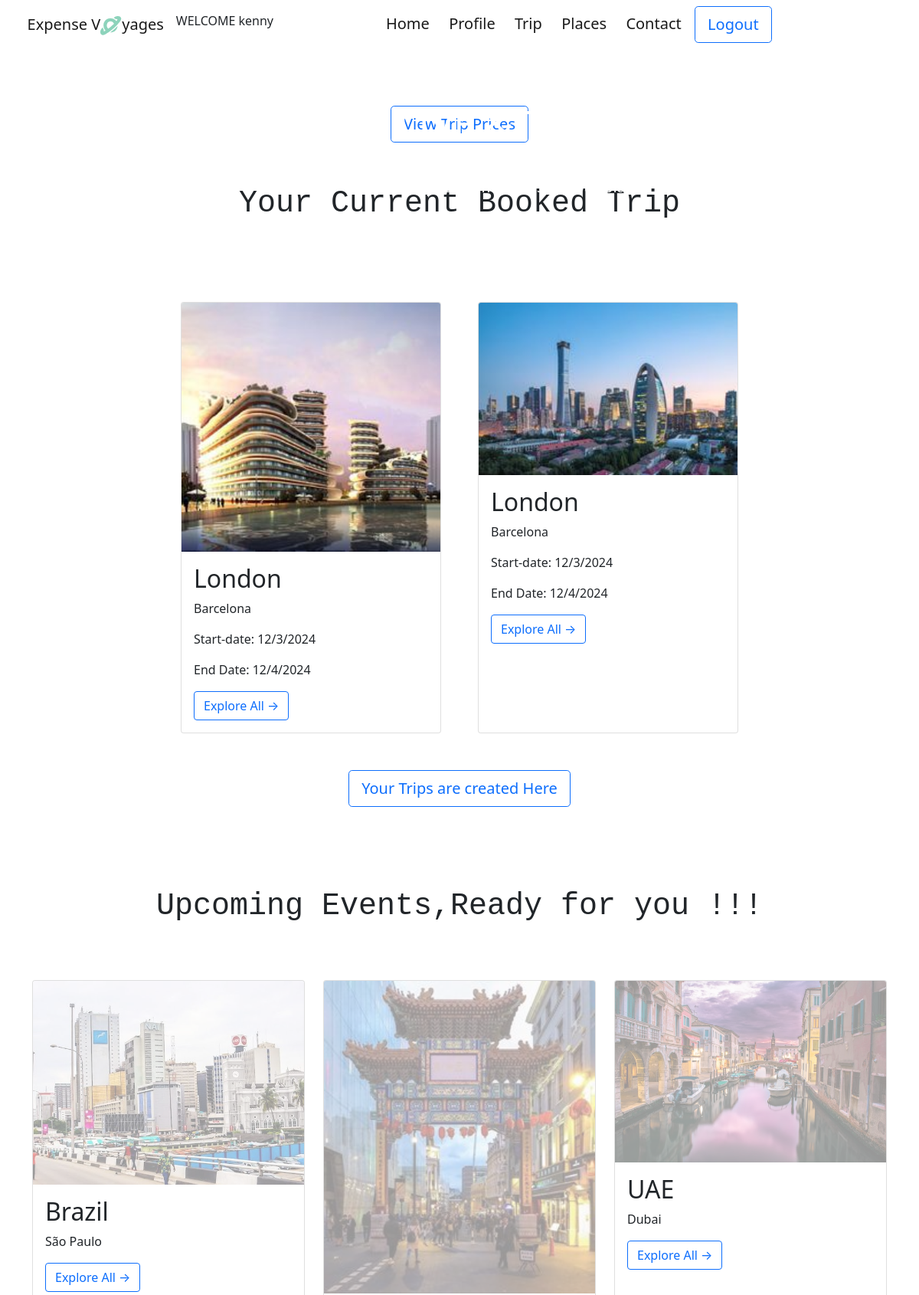
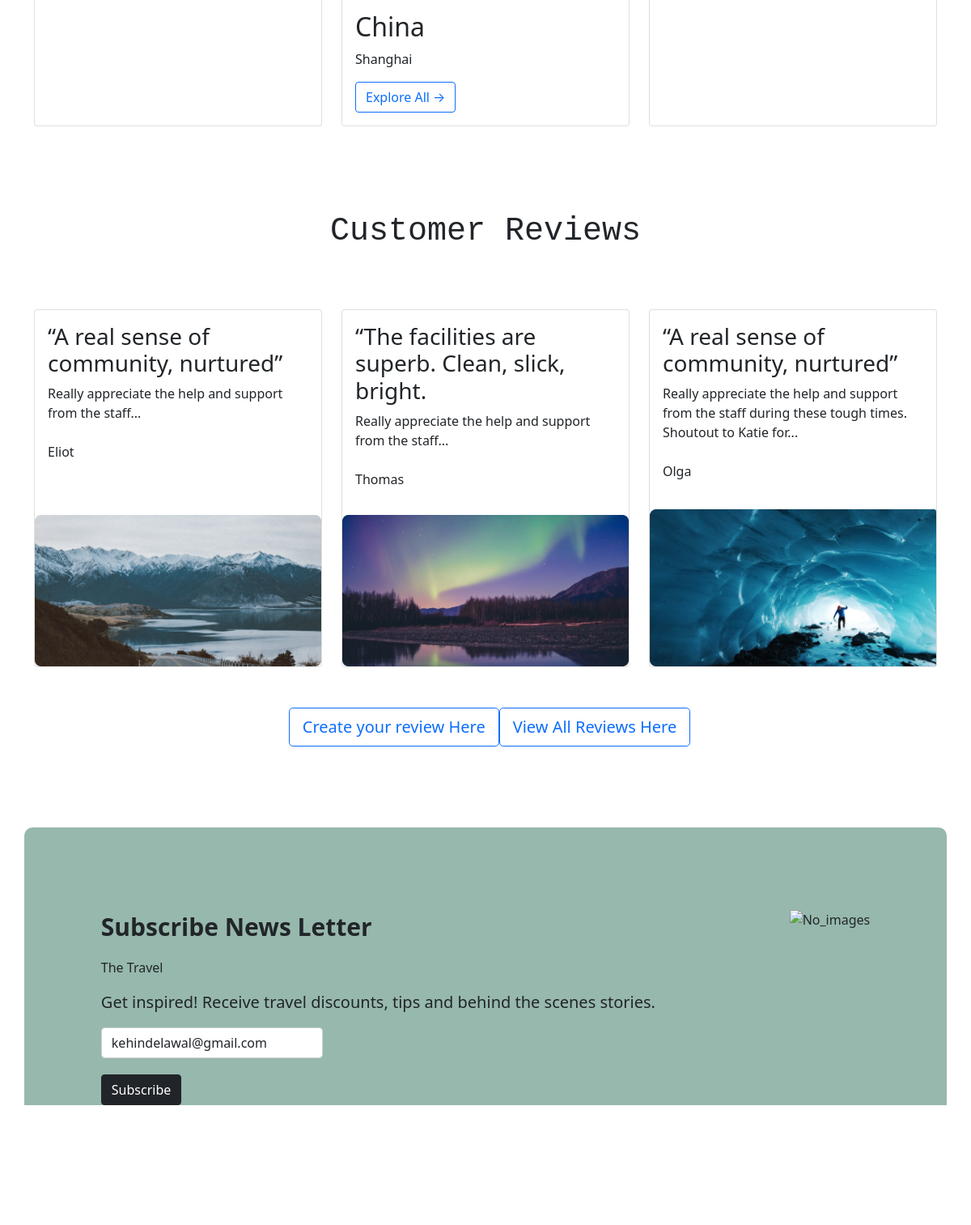
Screenshot of / (signed in, upper part) with the database file from the repository (2 pictures, top to bottom).
### main/models.py (models this page shows, shortened)
class Trip(models.Model):
    user =models.ForeignKey(User, on_delete=models.CASCADE)
    name = models.CharField(max_length=200)
    country=models.CharField(max_length=200)
    country_city=models.CharField(max_length=200)
    date_booked = models.DateField()
    profile_img  =models.ImageField(upload_to='trip',default ='blank.png')

class Upcoming(models.Model):
    name = models.CharField(max_length=200, null=True, blank=True)
    country=models.CharField(max_length=200)
    country_city=models.CharField(max_length=200)
    img  =models.ImageField(upload_to='trip',default ='blank.png')

class Profile(models.Model):
    user =models.ForeignKey(User, on_delete=models.CASCADE)
    fname=models.CharField(max_length=200)
    lname=models.CharField(max_length=200)
    email =models.EmailField(blank=True)
    number =models.CharField(max_length=200)
    address =models.CharField(max_length=200, blank=True)
    Dob =models.DateField(blank=True, null=True)
    profile_img  =models.ImageField(upload_to='profile',default ='blank.png',blank=True)

### main/views.py (the view, shortened to what this page needs)
# urls.py: path('',views.index, name='index'),
@login_required(login_url='/login/')
def index(request):
    trips=Trip.objects.filter(user=request.user)[:3]
    upcoming =Upcoming.objects.all()[:3]
    reviews =Review.objects.all()
    profile =Profile.objects.get(user=request.user)
    return render(request,'index.html',{
        'trips':trips,
        'upcomings':upcoming,
        'reviews':reviews,
        'profile':profile,
    })

### main/templates/index.html (shortened to what this page needs)
{% extends "base.html" %}
{% load static %}
    {% block css%}
    <link rel="stylesheet" href={% static 'css/style.css' %}>
    {% endblock%}
{% block navbar %}
{% include 'nav.html'%}
{% endblock %}
  {% block content %}
<section class="section1">
    <div>
        <h1 >HELPING OTHERS  <br> LIVE & TRAVEL</h1>
    <p >Special offers to suit your plan</p>
    </div>
</section>
<section class="section2">
  <div class="button">
    <a href={% url 'places' %}><button class="btn btn-outline-primary btn-lg">View Trip Prices</button></a>
  </div>
    <p class="trip">Your Current Booked Trip</p>
        <div class="container my-5">
          <div class="row g-5 justify-content-center" >
            {%for trip in trips%}
            <div class=" col-md-4 col-lg-4 col-sm-6"  >
                    <div class="card h-100">
                        <img src={{trip.profile_img.url}} class="card-img-top" alt="No img">
                        <div class="card-body">
                          <h2 class="card-text">London</h2>
                  <p>Barcelona</p>
                  <p>Start-date: 12/3/2024  </p>
                    <p>End Date: 12/4/2024</p>
                            <a href="{% url 'trip' %}" class="btn btn-outline-primary">Explore All &#8594</a>
                        </div>
                    </div>
            </div>
            {% endfor%}
        </div>
    </div>
    <div class="button">
      <a href={% url 'trip' %}><button class="btn btn-outline-primary btn-lg">Your Trips are created Here</button></a>
    </div>
</section>
<section class="section3">
    <p class="upcoming">Upcoming Events,Ready for you !!!</p>
    <div class="container">
        <div class="row gy-5 justify-content-center">
    {% for upcoming in upcomings %}
          <div class="col-md-4 col-lg-4">
            <div class="card h-100">
              <img src="{{upcoming.img.url}}" class="card-img-top" alt="No img" id="images">
              <div class="card-body">
                <h2 class="card-text">{{upcoming.country}}</h2>
                    <p>{{upcoming.country_city}}</p>
                <a href="{% url 'upcoming' %}" class="btn btn-outline-primary">Explore All &#8594;</a>
              </div>
            </div>
          </div>
          {% endfor%}
        </div>
      </div>
</section>
<section class="section4">
  <p class="customer">Customer Reviews</p>
  <div class="container">
          <div class="row gy-5" >
            <div class=" col-md-4 col-lg-4 col-sm-12"  >
                    <div class="card h-100">
                        <div class="card-body">
                          <h3 class="text-xl font-semibold text-gray-900 mb-2">“A real sense of community, nurtured”</h3>
                          <p class="text-gray-600 text-sm mb-4">Really appreciate the help and support from the staff...</p>
                          <p class="text-gray-900 font-semibold mt-2">Eliot</p>
                        </div>
                        <img src={% static 'img/review1.png' %} class="card-img-top" alt="No img">
                    </div>
            </div>
            <div class=" col-md-4 col-lg-4 col-sm-12 ">
                <div class="card h-100">
                  <div class="card-body">
                    <h3 class="text-xl font-semibold text-gray-900 mb-2">“The facilities are superb. Clean, slick, bright.</h3>
                  <p class="text-gray-600 text-sm mb-4">Really appreciate the help and support from the staff...</p>
                  <p class="text-gray-900 font-semibold mt-2">Thomas</p>
                </div>
                <img src={% static "img/review2.png" %} class="card-img-top" alt="No img">
                </div>
        </div>
        <div class=" col-md-4 col-lg-4 col-sm-12 ">
            <div class="card h-100">
              <div class="card-body">
                <h3 class="text-xl font-semibold text-gray-900 mb-2">“A real sense of community, nurtured” </h3>
                  <p class="text-gray-600 text-sm mb-4">
                    Really appreciate the help and support from the staff during these
                    tough times. Shoutout to Katie for...
                  </p>
                  <p class="text-gray-900 font-semibold mt-2">Olga</p>
            </div>
            <img src={% static "img/review3.png" %} class="card-img-top" alt="No img">
            </div>
        </div>
    </div>
</div>
      <div class="button">
        <button type="button" class="btn btn-outline-primary  btn-lg  " data-bs-toggle="modal" data-bs-target="#exampleModal" data-bs-whatever="@mdo">Create your review Here</button>
        <a href="{% url 'reviews' %}" class="btn btn-outline-primary  btn-lg">View All Reviews Here</a>
      </div>
</section>
<section class="section5 container">
      <div>
          <p class="sub">Subscribe News Letter</p>
          <p>The Travel</p>
          <p class="get">Get inspired! Receive travel discounts, tips and behind the scenes stories.</p>
    <form action="" method="POST">
                  <input type="email" class="form-control" placeholder="Your email address" id="input" value="{{profile.email}}" name="email" required >
                  <button type="submit" class="btn btn-dark" name="mails">
                    Subscribe
                      </button>
    </form>
      </div>
        <div>
          <img src={% static "img/mailbox.png" %} alt="No_images">
        </div>
</section>
{% endblock %}

### main/templates/nav.html (shortened to what this page needs)
{% load static %}
    {% block css%}
    <link rel='stylesheet'  href={% static 'css/nav.css'%}>
    {% endblock%}
    <nav class="navbar navbar-expand-lg navbar-light ">
        <div class="container-fluid">
          <a class="navbar-brand " href="" id="logo" >Expense  V<img src={% static 'img/Group 6.png' %} alt="No_image">yages</a>
          <h6>WELCOME {{user.username}}</h6>
          <div class="collapse navbar-collapse" id="navbarNavDropdown">
            <ul class="navbar-nav">
                      <ul class="navbar-nav">
                        <li class="nav-item ">
                          <a class="nav-link active "  href={% url 'index'%}>Home</a>
                        </li>
                      <li class="nav-item">
                          <a class="nav-link active" href={% url 'profile' %}>Profile</a>
                      </li>
                            <li class="nav-item">
                              <a class="nav-link active " href={% url 'trip' %}>Trip</a>
                            </li>
                      <li class="nav-item ">
                        <a class="nav-link active " href={% url 'places' %}>Places</a>
                      </li>
                    <li class="nav-item ">
                      <a class="nav-link active " href={% url 'contact' %}>Contact</a>
                    </li>
                    {% if user.is_authenticated%}
                          <li class="nav-item " >
                            <a href={% url 'logout' %}>
                            <button class="btn btn-outline-primary btn-lg" >Logout</button>
                          </li>
                        {% else %}
                        <li class="nav-item " >
                          <a href={% url 'login' %}>
                          <button class="btn btn-outline-primary btn-lg" >Login</button>
                          </a>
                        </li>
                    {% endif %}
              </ul>
          </div>
        </div>
      </nav>

### static/css/style.css (style rules this page uses)
* { padding: 0; margin: 0; }
.section1 { position: relative; }
.section1 div { position: absolute; text-align: center; top: 30%; left: 40%; color: white; opacity: 1; }
.section1 div h1 { font-size: 50px; }
.section1 div p { padding-top: 30px; font-size: 20px; }
.section2 { margin-top: 50px; }
.section2 .trip { padding-top: 50px; padding-bottom: 50px; font-size: 40px; text-align: center; font-family: 'Courier New', Courier, monospace; }
.section2 .button { font-size: 20px; display: flex; align-items: center; justify-content: center; }
.section2 .button button { transition: 1.2s; }
.section3 { padding-top: 100px; }
.section3 .upcoming { text-align: center; padding-bottom: 50px; font-size: 40px; text-align: center; font-family: 'Courier New', Courier, monospace; }
.section3 #images { opacity: 0.4; }
.section4 { padding-top: 100px; }
.section4 .customer { text-align: center; padding-bottom: 50px; font-size: 40px; text-align: center; font-family: 'Courier New', Courier, monospace; }
.section4 .button { padding-top: 50px; font-size: 20px; display: flex; align-items: center; justify-content: center; margin-left: 10px; }
.section5 { margin-top: 100px; padding-top: 100px; display: flex; justify-content: space-around; background-color: rgb(151, 184, 173); border-top-left-radius: 10px; border-top-right-radius: 10px; margin-bottom: 150px; }
.section5 div .sub { font-size: 30px; font-weight: bolder; }
.section5 div .get { font-size: 20px; }
.section5 div #input { width: 40%; }
.section5 div button { margin-top: 20px; }

### static/css/nav.css (style rules this page uses)
* { padding: 0; margin: 0; }
nav { background-color: white; }
ul { margin-left: 10%; }
ul li { padding-left: 2%; font-size: 20px; }
nav div div ul li button { padding:0px 3110px; }
#logo { font-size: 20px; font-weight: 500; margin-left: 2%; }

### rows the page displays
Trip: profile_img (picture)
Trip: profile_img (picture)
Upcoming: img (picture), country "Brazil", country_city "São Paulo"
Upcoming: img (picture), country "China", country_city "Shanghai"
Upcoming: img (picture), country "UAE", country_city "Dubai"
Profile: email "kehindelawal@gmail.com"

### other values shown
{{ user.username }} "kenny"
